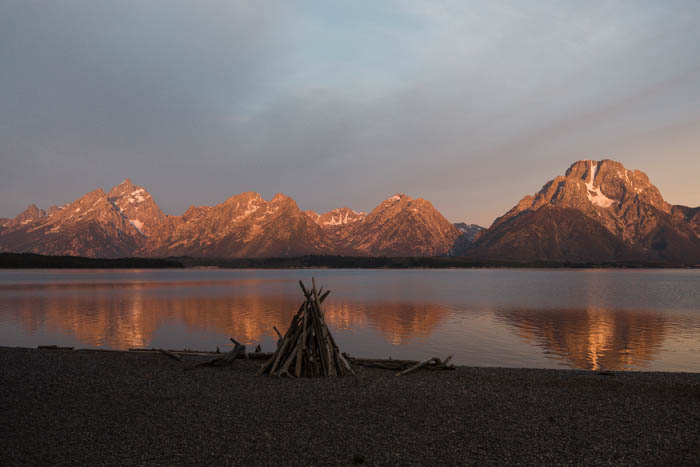
#> input picture CLAHE/imgs/sample.jpg, 700 x 467 px
$ jupyter execute CLAHE_demo.ipynb
#> lines starting #> are read from the running program, lines starting #| are printed output that depends on the picture
# Contrast Limited Adaptive Histogram Equalization (CLAHE) for Contrast Enhancement on Images

**Made by: Group 6 for Pattern Recognition Class**
 - Timothy Chan - PPT
 - Rhyle Nodnylson Guinto - PPT
 - Chino Laguda - PPT
 - Randall Joseph Pajaro - Python Ntbk

[cell 1]
from matplotlib import pyplot as plt
from matplotlib import image as mpimg

[cell 2]
# sample image
sample = mpimg.imread('imgs/sample.jpg')
#> sample is the input picture: shape (467, 700, 3); mean R, G, B 107.9, 98.1, 97
plt.rcParams["figure.figsize"] = (16,16) #just to resize the plot to make it bigger
plt.imshow(sample)

plt.show()

## Applying Histogram Equalization using Numpy

[cell 3]
import numpy as np
import cv2 as cv

img = cv.imread('imgs/sample.jpg')
img = cv.cvtColor(img, cv.COLOR_BGR2GRAY) #converting image to grayscale
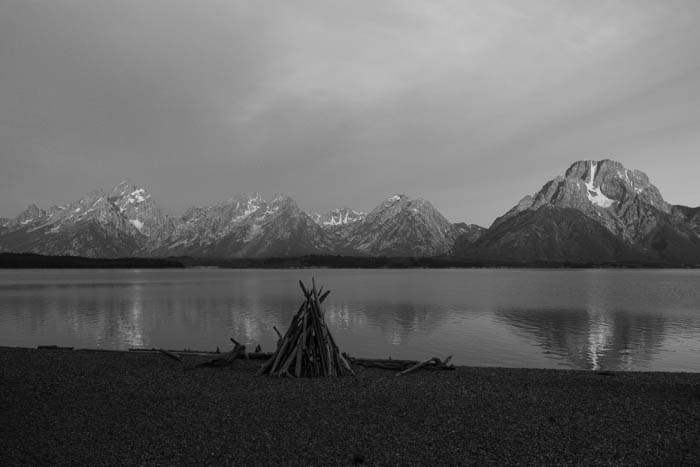
#> img: shape (467, 700); min 0, max 221, mean 100.9
hist,bins = np.histogram(img.flatten(),255,[0,255])
#> hist = 255 values, max 7196 at index 128, min 0 at index 222, mean 1282; bins = 256 values from 0 to 255

cdf = hist.cumsum()
#> cdf = 255 values from 2 to 326900
cdf_normalized = cdf * float(hist.max()) / cdf.max()
#> cdf_normalized = 255 values from 0.044 to 7196

plt.rcParams["figure.figsize"] = (8,8)
plt.plot(cdf_normalized, color='b')
plt.hist(img.flatten(),255,[0,255],color='g')
plt.xlim([0,255])
plt.legend(('cdf','histogram'),loc='upper left')
plt.show()
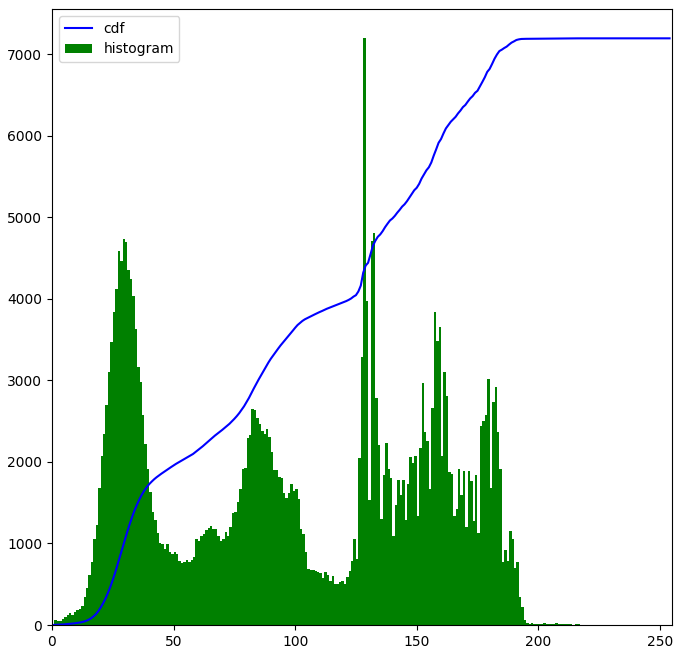
#> figure drawn by matplotlib, 1 panel; tallest bar 7196 high, from x = 128 to 129; curve peaks at x = 221, y = 7196
plt.imshow(img, cmap='gray')

cv.imwrite('gray_samp.jpg',img) #saves grayscaled image
#> Out = True

# blue line is the cumulative sum
# x = black-white tone of the pixels (0-255)
# y = total number of pixels in each tone

**Applying Histogram Equalization using Numpy masked arrays**

formula: https://medium.com/hackernoon/histogram-equalization-in-python-from-scratch-ebb9c8aa3f23

[cell 4]
from IPython.display import Image
Image(filename='imgs/hist_eq_formula.jpg')

[cell 5]
cdf_m = np.ma.masked_equal(cdf,0)
cdf_m = (cdf_m - cdf_m.min())*255/(cdf_m.max() - cdf_m.min())
cdf = np.ma.filled(cdf_m,0).astype('uint8')
#> cdf = 255 values from 0 to 255

[cell 6]
he_numpy_img = cdf[img]
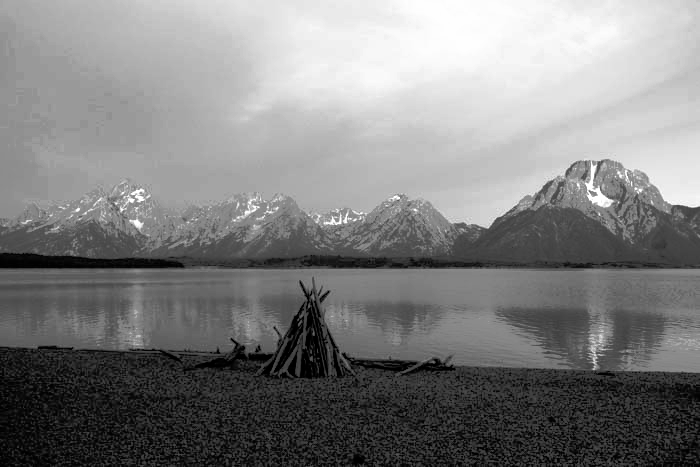
#> he_numpy_img: shape (467, 700); min 0, max 255, mean 127.9
hist,bins = np.histogram(he_numpy_img.flatten(),255,[0,255])
#> hist = 255 values, max 7196 at index 153, min 0 at index 6, mean 1282
cdf = hist.cumsum()
#> cdf = 255 values from 1272 to 326900
cdf_normalized = cdf * float(hist.max()) / cdf.max()
#> cdf_normalized = 255 values from 28 to 7196

plt.rcParams["figure.figsize"] = (8,8)
plt.plot(cdf_normalized, color='b')
plt.hist(he_numpy_img.flatten(),255,[0,255],color='g')
plt.xlim([0,255])
plt.legend(('cdf','histogram'),loc='upper left')
plt.show()
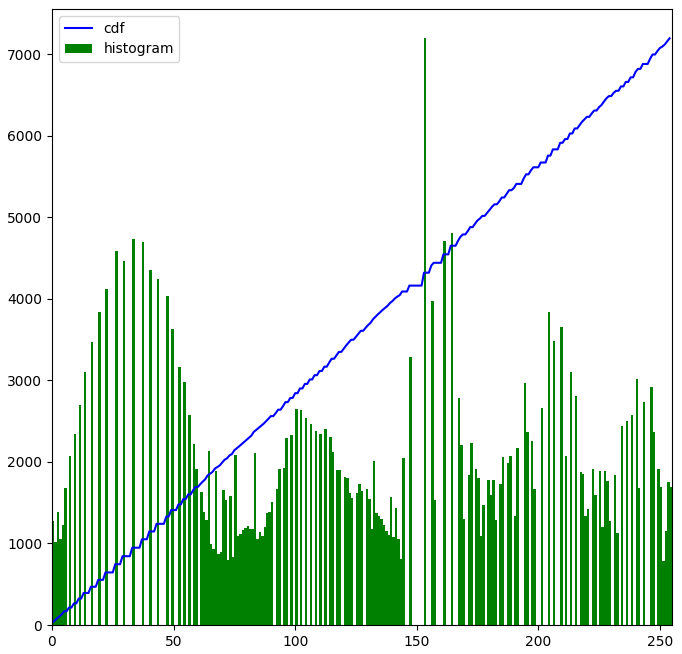
#> figure drawn by matplotlib, 1 panel; tallest bar 7196 high, from x = 153 to 154; curve peaks at x = 254, y = 7196
plt.imshow(he_numpy_img, cmap='gray')

cv.imwrite('he_samp.jpg',he_numpy_img) #saves image with HE applied
#> Out = True

## Applying Histogram Equalization using OpenCV

[cell 7]
import numpy as np
import cv2 as cv

img = cv.imread('imgs/sample.jpg')
img = cv.cvtColor(img, cv.COLOR_BGR2GRAY) #converting image to grayscale

hist_eq = cv.equalizeHist(img)
res = np.hstack((img,hist_eq))
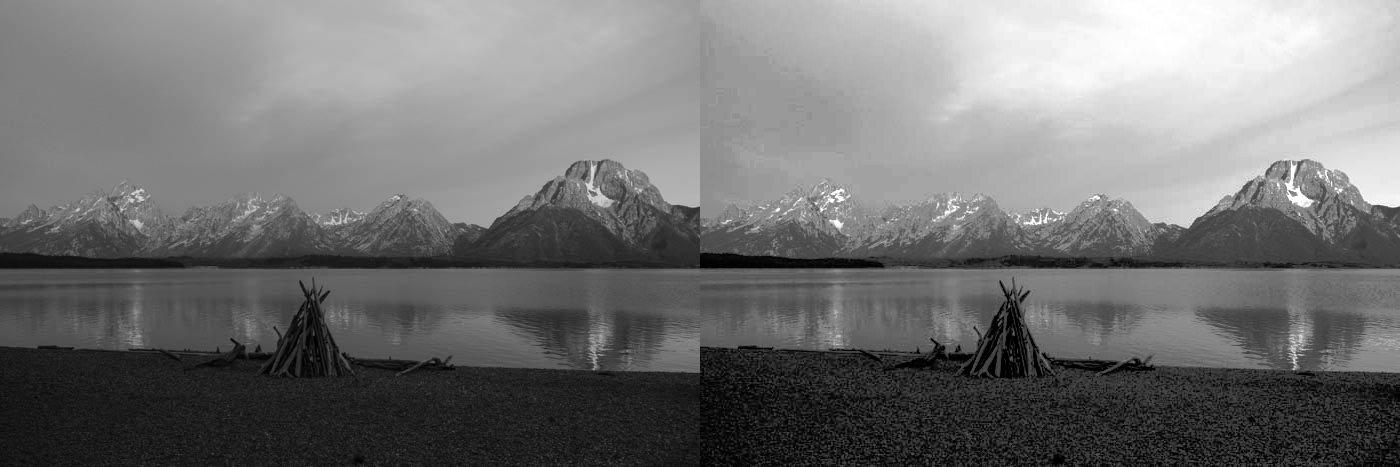
#> res: shape (467, 1400); min 0, max 255, mean 114.7
cv.imwrite('open_cv_he.jpg',res)
#> Out = True

[cell 8]
plt.rcParams["figure.figsize"] = (16,16)
plt.imshow(res, cmap='gray')

#left image is the original
#right image is the one with histogram equalization applied

## Applying CLAHE using OpenCV

[cell 9]
import numpy as np
import cv2 as cv

img = cv.imread('imgs/sample.jpg')
img = cv.cvtColor(img, cv.COLOR_BGR2GRAY) #converting image to grayscale

clahe = cv.createCLAHE(clipLimit=2)
clahe_img = clahe.apply(img)
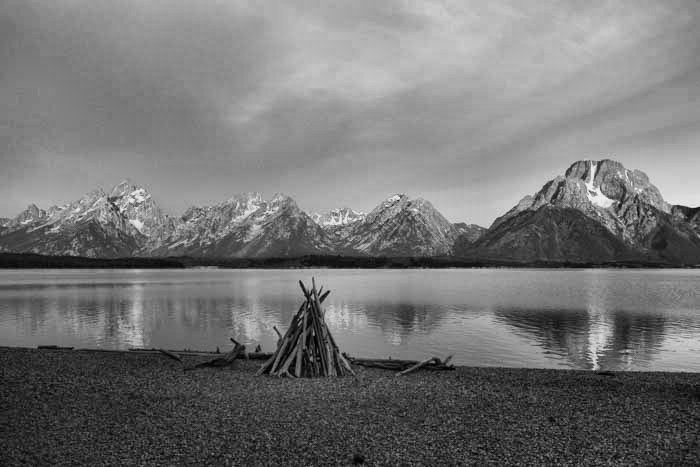
#> clahe_img: shape (467, 700); min 1, max 241, mean 116.8

plt.rcParams["figure.figsize"] = (12,12)
plt.imshow(clahe_img,cmap='gray')
cv.imwrite('clahe_img.jpg',clahe_img)
#> Out = True

In conclusion, we observed that by applying histogram equalization on an image globally, the result of the contrast enhancement would show the more dominant intensity.

Meaning if a dominant area of the image is composed of a brighter intensity, the darker parts of the image may not have increased contrast due to having a limited contrast increase globally; whereas if the dominant area of the image is composed of a lower intensity, it could over-intesify the contrast of the brighter areas of the image. (for this image, the former was present.)

Numpy version of histogram equalization and CLAHE from: https://docs.opencv.org/master/d5/daf/tutorial_py_histogram_equalization.html

## Real Application of CLAHE (Fundus Image Processing)

This part of the program shows how CLAHE can be utilized for fundus image analysis, specifically for taking drusen regions in these images for AMD Classification.

[cell 10]
import numpy as np
import cv2 as cv

img = cv.imread('imgs/amd.jpg')
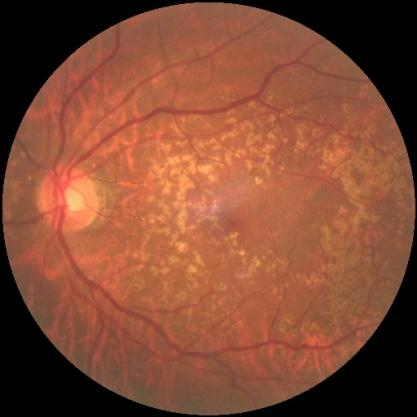
#> input picture CLAHE/imgs/amd.jpg, 417 x 417 px
#> img is the input picture: shape (417, 417, 3); mean B, G, R 52.7, 75, 131.4
img2 = cv.imread('imgs/normal.jpg')
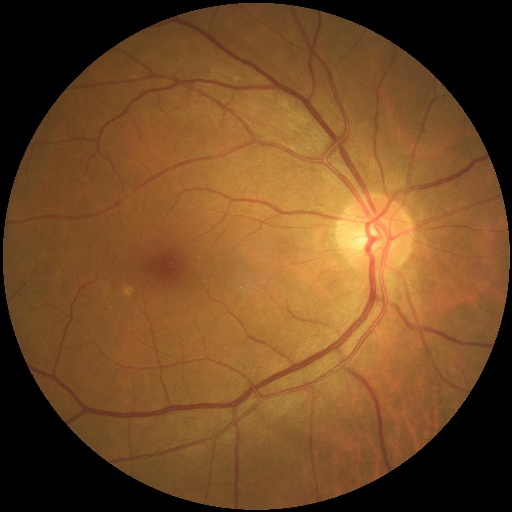
#> input picture CLAHE/imgs/normal.jpg, 512 x 512 px
#> img2 is the input picture: shape (512, 512, 3); mean B, G, R 37, 74.7, 114.6

# Extracting the red channel since drusen regions and optic discs are more dominant on this channel
b,g,r = cv.split(img)
amd = r
b,g,r = cv.split(img2)
#> b: shape (512, 512)
#> g: shape (512, 512)
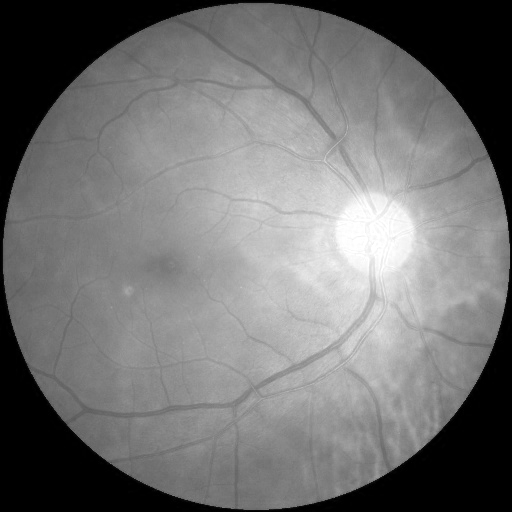
#> r: shape (512, 512); min 0, max 255, mean 114.6
n = r

clahe = cv.createCLAHE(clipLimit=2)
drusen = clahe.apply(amd) + 30 # we add 30 to increase the intensity of the contrast
normal = clahe.apply(n) + 30
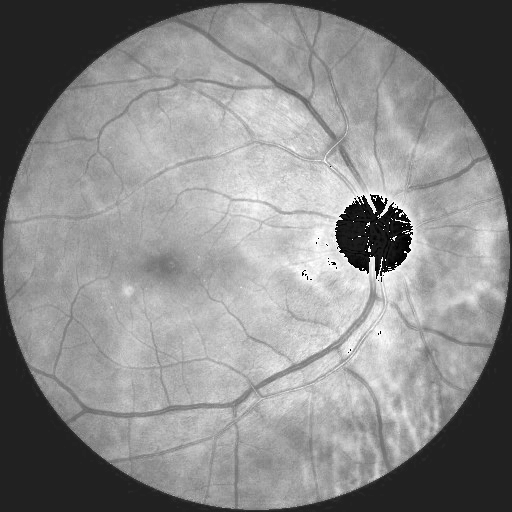
#> normal: shape (512, 512); min 0, max 255, mean 137.9

plt.subplot(2, 2, 1)
plt.imshow(normal,cmap='gray')

plt.subplot(2, 2, 2)
plt.imshow(drusen,cmap='gray')
